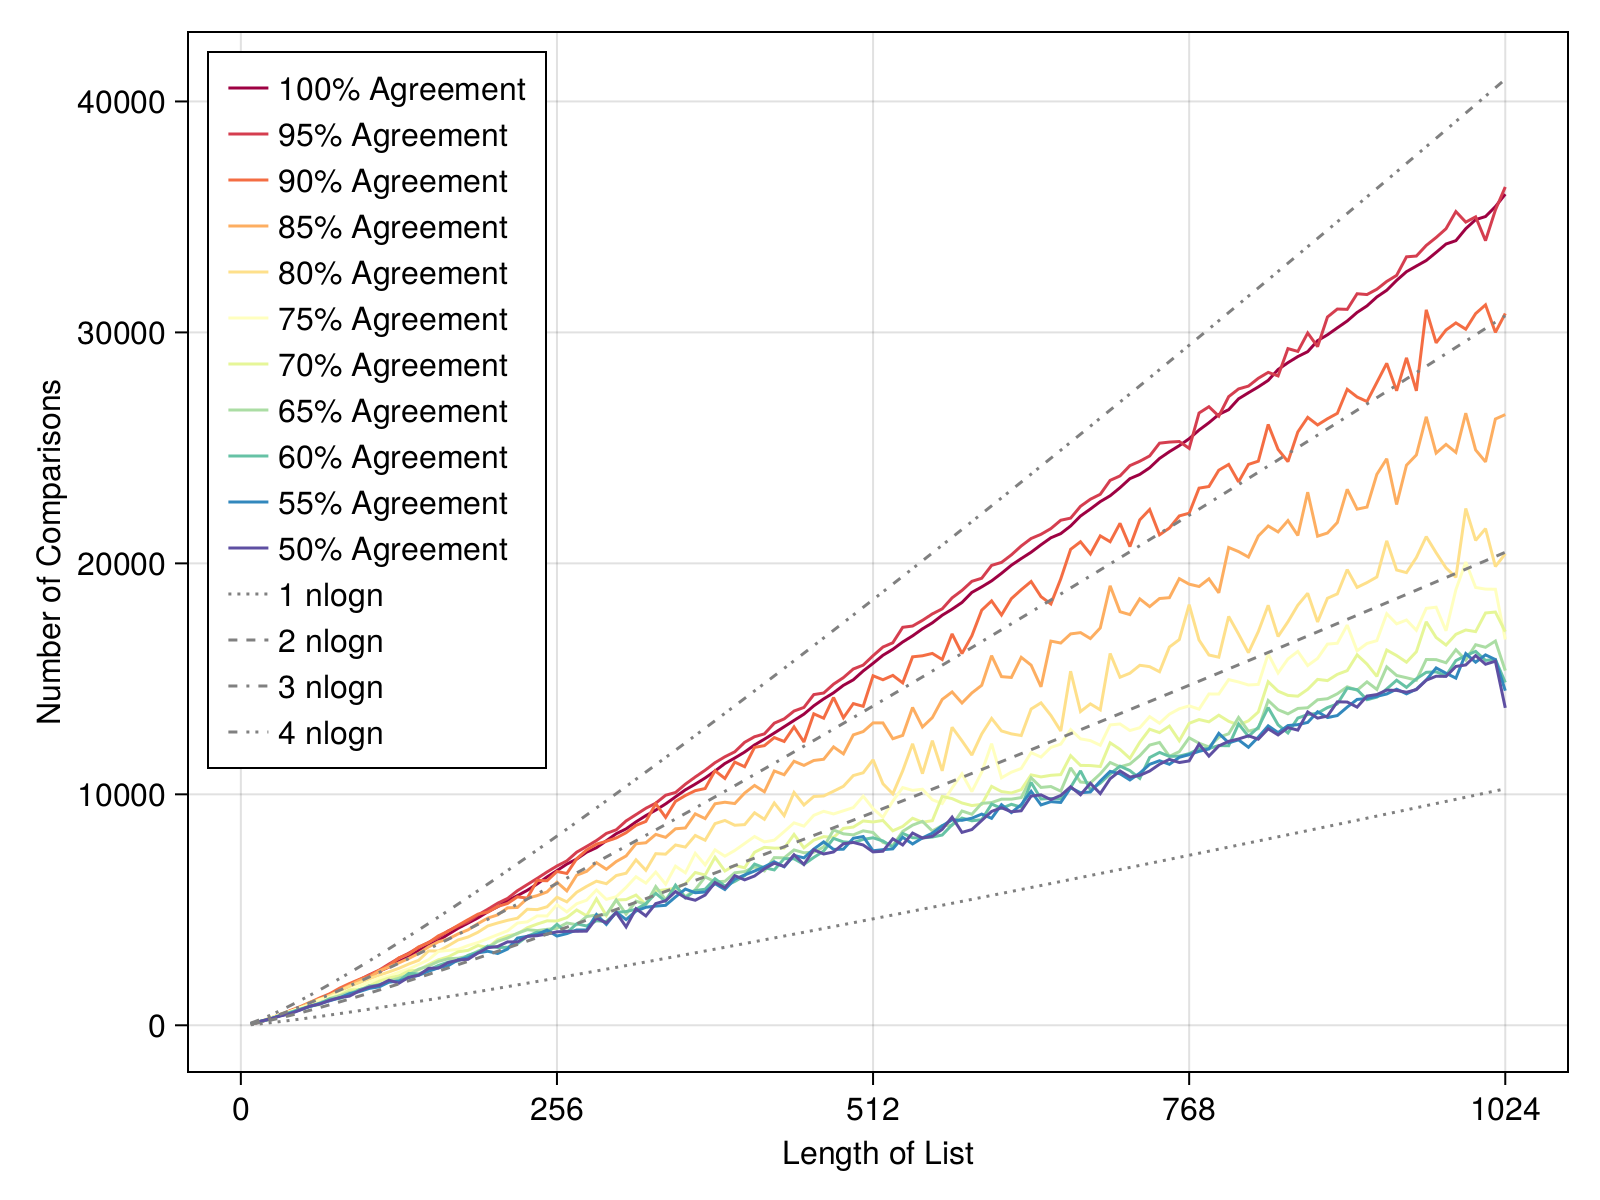

This figure's Julia source:
using CSV, DataFrames, CairoMakie, Statistics, ColorSchemes

files = sort(filter(x -> endswith(x, ".tsv"), readdir()), rev = true)

f = Figure()
ax = Axis(f[1, 1], xticks = 0:256:1024, ytickformat = v -> ["$(Int(x))" for x in v], xlabel = "Length of List", ylabel = "Number of Comparisons")

colors = ColorSchemes.Spectral_11
color_idx = 1

for file in files
    println(file)
    df = combine(groupby(CSV.read(file, DataFrame), :length), :comparisons => mean)
    lines!(ax, df[:, :length], df[:, :comparisons_mean], label = "$(parse(Int, file[11:13]))% Agreement", color = colors[color_idx]) 
    color_idx += 1
end

x = collect(8:1024)
nlogn = x .* log2.(x)

lines!(ax, x, nlogn, label = "1 nlogn", color = :gray, linestyle = :dot)
lines!(ax, x, 2 .* nlogn, label = "2 nlogn", color = :gray, linestyle = :dash)
lines!(ax, x, 3 .* nlogn, label = "3 nlogn", color = :gray, linestyle = :dashdot)
lines!(ax, x, 4 .* nlogn, label = "4 nlogn", color = :gray, linestyle = :dashdotdot)

axislegend(ax, position = :lt)

save("plot.png", f, px_per_unit = 2)